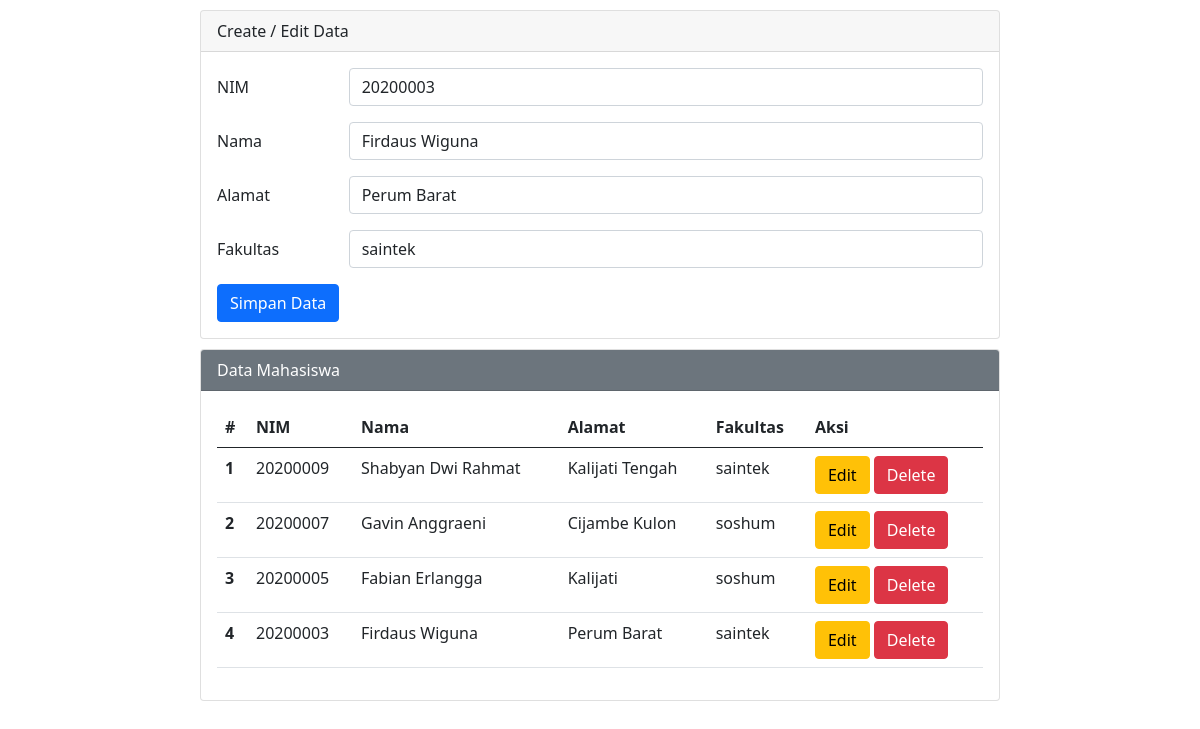
The page /tugasmysqli/index.php?op=edit&id=2 on the database its author committed.
### tables this page shows
CREATE TABLE `mahasiswa` (
  `id` int(11) NOT NULL,
  `nim` varchar(25) NOT NULL,
  `nama` varchar(25) NOT NULL,
  `alamat` varchar(25) NOT NULL,
  `fakultas` varchar(25) NOT NULL
);

### tugasmysqli/index.php (the view, shortened to what this page needs)
<?php
$host       = "localhost";
$user       = "root";
$pass       = "";
$db         = "akademik_firdaus";
$koneksi    = mysqli_connect($host, $user, $pass, $db);
$nim        = "";
$nama       = "";
$alamat     = "";
$fakultas   = "";
if (isset($_GET['op'])) {
    $op = $_GET['op'];
} else {
    $op = "";
}
if ($op == 'edit') {
    $id         = $_GET['id'];
    $sql1       = "select * from mahasiswa where id = '$id'";
    $q1         = mysqli_query($koneksi, $sql1);
    $r1         = mysqli_fetch_array($q1);
    $nim        = $r1['nim'];
    $nama       = $r1['nama'];
    $alamat     = $r1['alamat'];
    $fakultas   = $r1['fakultas'];
}
?>
<!DOCTYPE html>
<html lang="en">
<head>
    <link href="https://cdn.jsdelivr.net/npm/bootstrap@5.0.0-beta2/dist/css/bootstrap.min.css" rel="stylesheet">
</head>
<body>
    <div class="mx-auto">
        <div class="card">
            <div class="card-header">
                Create / Edit Data
            </div>
            <div class="card-body">
                <form action="" method="POST">
                    <div class="mb-3 row">
                        <label for="nim" class="col-sm-2 col-form-label">NIM</label>
                        <div class="col-sm-10">
                            <input type="text" class="form-control" id="nim" name="nim" value="<?php echo $nim ?>">
                        </div>
                    </div>
                    <div class="mb-3 row">
                        <label for="nama" class="col-sm-2 col-form-label">Nama</label>
                        <div class="col-sm-10">
                            <input type="text" class="form-control" id="nama" name="nama" value="<?php echo $nama ?>">
                        </div>
                    </div>
                    <div class="mb-3 row">
                        <label for="alamat" class="col-sm-2 col-form-label">Alamat</label>
                        <div class="col-sm-10">
                            <input type="text" class="form-control" id="alamat" name="alamat" value="<?php echo $alamat ?>">
                        </div>
                    </div>
                    <div class="mb-3 row">
                        <label for="fakultas" class="col-sm-2 col-form-label">Fakultas</label>
                        <div class="col-sm-10">
                            <select class="form-control" name="fakultas" id="fakultas">
                                <option value="saintek" <?php if ($fakultas == "saintek") echo "selected" ?>>saintek</option>
                            </select>
                        </div>
                    </div>
                    <div class="col-12">
                        <input type="submit" name="simpan" value="Simpan Data" class="btn btn-primary" />
                    </div>
                </form>
            </div>
        </div>
        <div class="card">
            <div class="card-header text-white bg-secondary">
                Data Mahasiswa
            </div>
            <div class="card-body">
                <table class="table">
                    <thead>
                        <tr>
                            <th scope="col">#</th>
                            <th scope="col">NIM</th>
                            <th scope="col">Nama</th>
                            <th scope="col">Alamat</th>
                            <th scope="col">Fakultas</th>
                            <th scope="col">Aksi</th>
                        </tr>
                    </thead>
                    <tbody>
                        <?php
                        $sql2   = "select * from mahasiswa order by id desc";
                        $q2     = mysqli_query($koneksi, $sql2);
                        $urut   = 1;
                        while ($r2 = mysqli_fetch_array($q2)) {
                            $id         = $r2['id'];
                            $nim        = $r2['nim'];
                            $nama       = $r2['nama'];
                            $alamat     = $r2['alamat'];
                            $fakultas   = $r2['fakultas'];
                        ?>
                            <tr>
                                <th scope="row"><?php echo $urut++ ?></th>
                                <td scope="row"><?php echo $nim ?></td>
                                <td scope="row"><?php echo $nama ?></td>
                                <td scope="row"><?php echo $alamat ?></td>
                                <td scope="row"><?php echo $fakultas ?></td>
                                <td scope="row">
                                    <a href="index.php?op=edit&id=<?php echo $id ?>"><button type="button" class="btn btn-warning">Edit</button></a>
                                    <a href="index.php?op=delete&id=<?php echo $id?>" onclick="return confirm('Yakin mau delete data?')"><button type="button" class="btn btn-danger">Delete</button></a>
                                </td>
                            </tr>
                        <?php
                        }
                        ?>
                    </tbody>
                </table>
            </div>
        </div>
    </div>
</body>
</html>

### tugasmysqli/index.php (style rules this page uses)
.mx-auto { width: 800px }
.card { margin-top: 10px; }

### rows shown on the page
mahasiswa: nim "20200003", nama "Firdaus Wiguna", alamat "Perum Barat", fakultas "saintek"
mahasiswa: nim "20200009", nama "Shabyan Dwi Rahmat", alamat "Kalijati Tengah", fakultas "saintek"
mahasiswa: nim "20200007", nama "Gavin Anggraeni", alamat "Cijambe Kulon", fakultas "soshum"
mahasiswa: nim "20200005", nama "Fabian Erlangga", alamat "Kalijati", fakultas "soshum"
